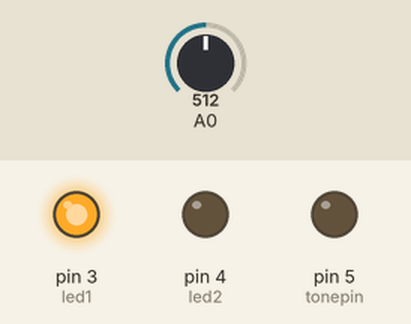
Recording of a sketch running on a simulated Arduino Uno, built with avr-gcc and run on an emulated ATmega328P. Parts: output pins drawn as LEDs (lit = HIGH). The inputs (shaded band) are chosen by the test bench; at power-on: A0 = 512.

Above: at 1.2 s.
1.3 s: A0 set to 167
2.8 s: A0 set to 142
At 3.1 s:
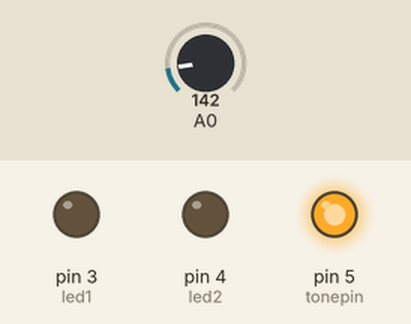
4.3 s: A0 set to 160
At 5.5 s:
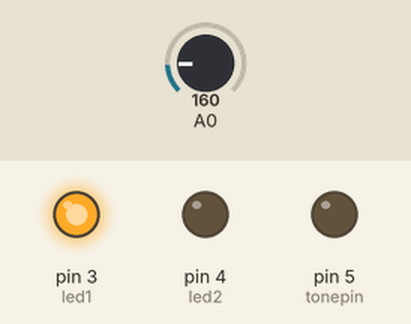
5.8 s: A0 set to 140
At 6.7 s:
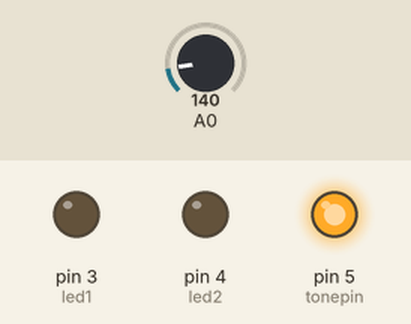
Timing chart, 0 to 8.3 s (numbered marks = the images above; inputs shaded):
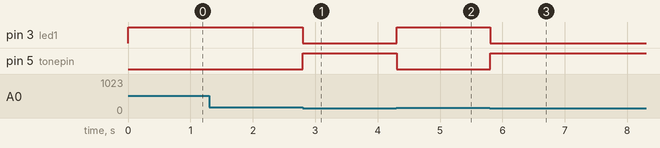

The sketch:

huojin.ino
```cpp
int led1=3;
int led2=4;
int tonepin=5;
void setup() {
  // put your setup code here, to run once:
pinMode(led1,OUTPUT);
pinMode(led2,OUTPUT);
pinMode(tonepin,OUTPUT);
digitalWrite(led1,HIGH);
Serial.begin(9600);
}

void loop() {
  // put your main code here, to run repeatedly:

int a=analogRead(A0);
//Serial.println(a);
/*
if(a>=130&&a<=230)
{pinMode(led2,LOW);
tone(tonepin,1000);
pinMode(led1,HIGH);
delay(400);
pinMode(led1,HIGH);
delay(400);
}
*/
if(a>150)
{
  digitalWrite(tonepin,LOW);

  digitalWrite(led1,HIGH);


}
else{
  digitalWrite(tonepin,HIGH);
  digitalWrite(led1,LOW);

  }
  delay(100);
}
```

Measured:
- the behaviour switches between 151 and 150 on A0 (found by bisection; images 0 and 1)
- after the input at 1.3 s, every drawn part: stays the same
- after the input at 2.8 s, pin 3 (led1): HIGH → LOW at once; pin 5 (tonepin): LOW → HIGH at once
- after the input at 4.3 s, pin 3 (led1): LOW → HIGH at once; pin 5 (tonepin): HIGH → LOW at once
- after the input at 5.8 s, pin 3 (led1): HIGH → LOW at once; pin 5 (tonepin): LOW → HIGH at once
